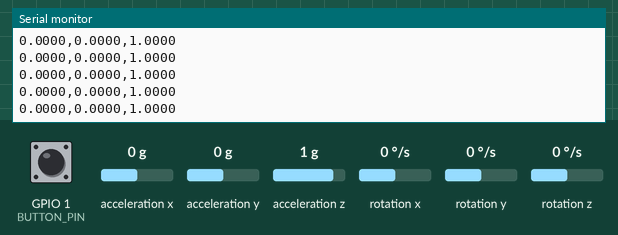
The sketch below on a simulated ESP32-S3. Shown: the last lines printed to the serial monitor. The test bench sets the inputs (shaded band); at power-on: acceleration x 0 g, acceleration y 0 g, acceleration z 1 g, GPIO 1 (BUTTON_PIN) LOW, rotation x 0 °/s, rotation y 0 °/s, rotation z 0 °/s.

Above: at 1.2 s.
1.3 s: acceleration x set to -1.4 g
At 2.0 s:
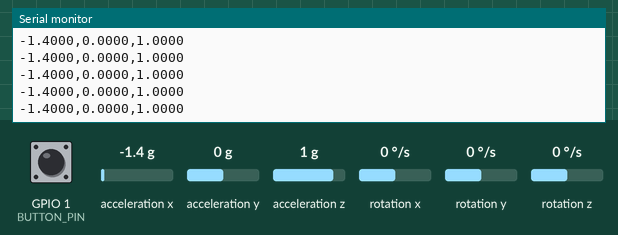
2.8 s: acceleration y set to -1.4 g
At 3.3 s:
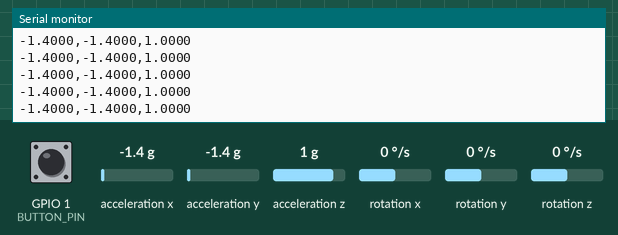
4.3 s: acceleration z set to -1.4 g
At 10.4 s:
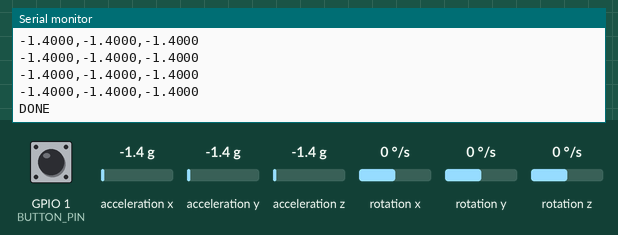

The sketch:

ESP32S3_Free_MPU_Collect.ino
```cpp
#include <Wire.h>
#include <MPU6050.h>

MPU6050 mpu;

const int BUTTON_PIN = 1;         // External pull-up on GPIO1
const unsigned long DURATION_MS = 10000;
const unsigned long INTERVAL_MS = 16;  // ~62.5 Hz

void setup() {
  Serial.begin(115200);
  Wire.begin(7, 6);  // SDA = GPIO7, SCL = GPIO6 (default on ESP32-S3)

  pinMode(BUTTON_PIN, INPUT);  // External pull-up
  Serial.println("Ready press button to START");

  mpu.initialize();
  if (!mpu.testConnection()) {
    Serial.println("MPU6050 connection failed");
    while (1);
  }
}

void loop() {
  // Wait for button press (LOW = pressed)
  while (digitalRead(BUTTON_PIN) == HIGH) {
    delay(10);
  }

  Serial.println("START");

  unsigned long startTime = millis();
  unsigned long lastSampleTime = 0;

  while (millis() - startTime < DURATION_MS) {
    unsigned long currentTime = millis();
    if (currentTime - lastSampleTime >= INTERVAL_MS) {
      lastSampleTime = currentTime;

    int16_t ax, ay, az;
    mpu.getAcceleration(&ax, &ay, &az);

      float fax = ax / 16384.0;
      float fay = ay / 16384.0;
      float faz = az / 16384.0;

      Serial.print(fax, 4);
      Serial.print(",");
      Serial.print(fay, 4);
      Serial.print(",");
      Serial.println(faz, 4);
    }
  }

  Serial.println("DONE");

  while (digitalRead(BUTTON_PIN) == LOW) {
    delay(10); // ~62.5 Hz
  }
}
```

Measured:
- after the input at 1.3 s, the serial monitor: prints a new line at once (image 1)
- after the input at 2.8 s, the serial monitor: prints a new line at once (image 2)
- after the input at 4.3 s, the serial monitor: prints a new line at once (image 3)
